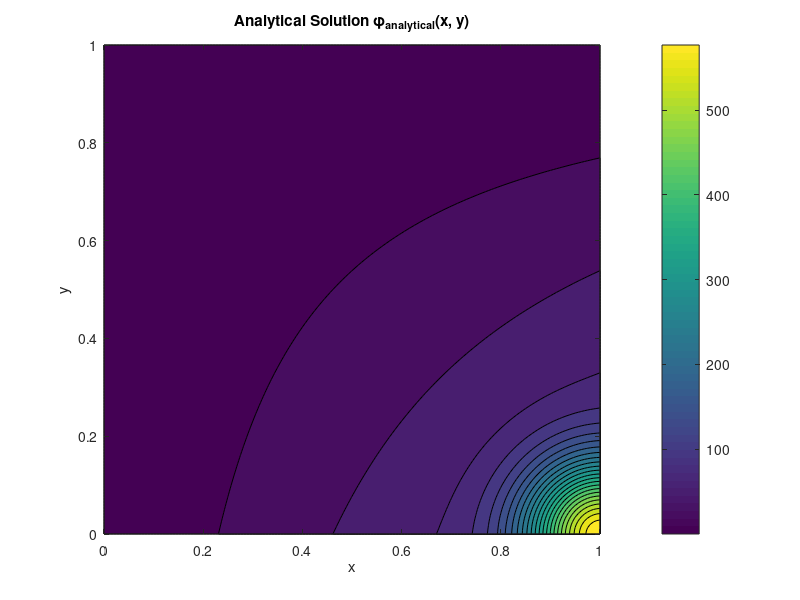

MATLAB code to generate this figure:
clc;
clear all
close all

% Define grid size and spacing
N = 161;
h = 1 / (N-1);

% Initialize the analytical solution field
phi_analytical = zeros(N, N);

% Compute the analytical solution on the grid
for j = 1:N  % y-direction (rows)
    for i = 1:N  % x-direction (columns)
        x = (i-1) * h;
        y = (j-1) * h;
        phi_analytical(j, i) = 500 * exp(-50 * ((1-x)^2 + y^2)) + 100 * x * (1-y);
    end
end

% Generate a meshgrid for plotting, ensuring origin at bottom-left
[X, Y] = meshgrid(0:h:1, 0:h:1);



% Plot the analytical solution
figure;
contourf(X, Y, phi_analytical, 25);
colorbar;
title('Analytical Solution \phi_{analytical}(x, y)');
xlabel('x');
ylabel('y');

